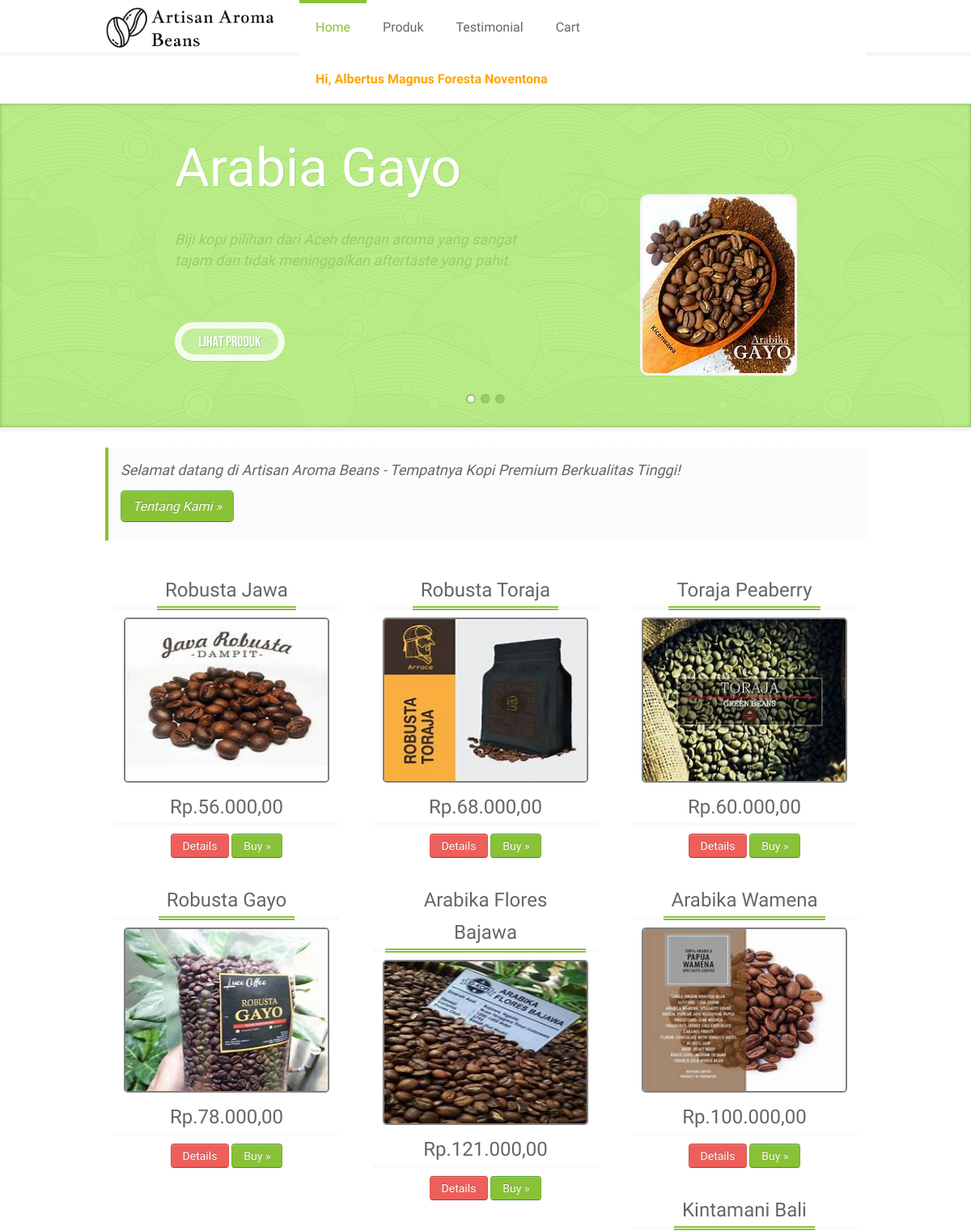
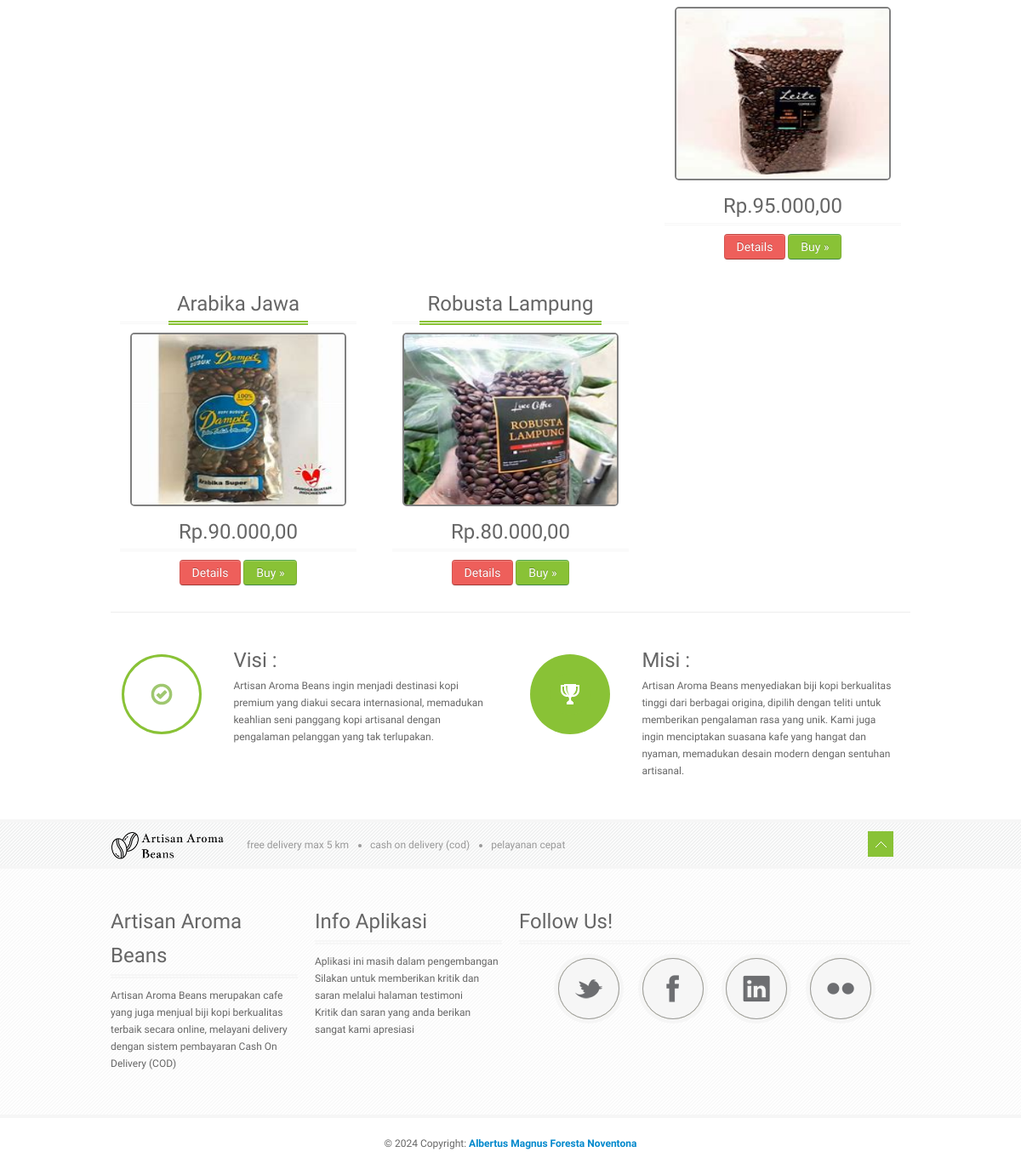
Page /customer/index.php (signed in) on the committed database (2 pictures, top to bottom).
### tables this page shows
CREATE TABLE `produk` (
  `kode` int(10) NOT NULL,
  `nama` varchar(30) NOT NULL,
  `jenis` varchar(10) NOT NULL,
  `harga` int(10) NOT NULL,
  `keterangan` varchar(500) NOT NULL,
  `stok` int(3) NOT NULL,
  `gambar` varchar(100) NOT NULL
);

### customer/index.php (the view, shortened to what this page needs)
<!DOCTYPE html>
<html lang="en">
<?php include "head.php"; ?>
<body>
	<?php include "header.php"; ?>
	<div class="slider-wrapper">
		<div id="da-slider" class="da-slider">
			<div class="da-slide">
				<h2>Arabia Gayo</h2>
				<p>Biji kopi pilihan dari Aceh dengan aroma yang sangat tajam dan tidak meninggalkan aftertaste yang pahit. </p>
				<a href="produk.php" class="da-link">Lihat Produk</a>
				<div class="da-img"><img src="./admin/gambar_produk/Arabica_Gayo.jpeg" style="border: 3px solid whitesmoke; border-radius: 10px;" alt="image01" /></div>
			</div>
			<div class="da-slide">
			</div>
			<div class="da-slide">
			</div>
		</div>
	</div>
	<div id="wrapper">
		<div class="container">
			<div class="hero-unit">
				<p>
					Selamat datang di Artisan Aroma Beans - Tempatnya Kopi Premium Berkualitas Tinggi!
				</p>
				<p><a class="btn btn-success btn-large" href="profil.php">Tentang Kami &raquo;</a></p>
			</div>
			<div class="row">
				<?php
				$sql = mysqli_query($koneksi, "SELECT * FROM produk ORDER BY kode DESC limit 9");
				while ($data = mysqli_fetch_array($sql)) {
				?>
					<div class="span4">
						<div class="icons-box">
							<div class="title">
								<h3><?php echo $data['nama']; ?></h3>
							</div>
							<img src="../admin/<?php echo $data['gambar']; ?>" style="border: 2px solid grey; border-radius: 5px; width: 250px; height: 200px;" />
							<div>
								<h3>Rp.<?php echo number_format($data['harga'], 2, ",", "."); ?></h3>
							</div>
							<div class="clear"><a href="detailproduk.php?kd=<?php echo $data['kode']; ?>" class="btn btn-lg btn-danger">Details</a> <a href="addtocart.php?kd=<?php echo $data['kode']; ?>" class="btn btn-lg btn-success">Buy &raquo;</a></div>
						</div>
					</div>
				<?php
				}
				?>
			</div>
			<hr>
			<div class="row">
				<div class="icons-box-vert-container">
					<div class="icons-box-vert-container">
						<div class="span6">
							<div class="icons-box-vert">
								<i class="ico-ok ico-color circle-color big"></i>
								<div class="icons-box-vert-info">
									<h3>Visi :</h3>
									<p>Artisan Aroma Beans ingin menjadi destinasi kopi premium yang diakui secara internasional, memadukan keahlian seni panggang kopi artisanal dengan pengalaman pelanggan yang tak terlupakan.</p>
								</div>
							</div>
						</div>
						<div class="span6">
							<div class="icons-box-vert">
								<i class="ico-cup  ico-white circle-color-full big-color"></i>
								<div class="icons-box-vert-info">
									<h3>Misi :</h3>
									<p>
										Artisan Aroma Beans menyediakan biji kopi berkualitas tinggi dari berbagai origina, dipilih dengan teliti untuk memberikan pengalaman rasa yang unik. Kami juga ingin menciptakan suasana kafe yang hangat dan nyaman, memadukan desain modern dengan sentuhan artisanal.</li>
									</p>
								</div>
							</div>
						</div>
					</div>
				</div>
			</div>
		</div>
		<div id="footer-menu" class="hidden-tablet hidden-phone">
			<div class="container">
				<div class="row">
					<div class="span2">
						<div id="footer-menu-logo">
							<a href="#"><img src="../img/logo.png" alt="logo" /></a>
						</div>
					</div>
					<div class="span9">
						<div id="footer-menu-links">
							<ul id="footer-nav">
								<li><a href="#">Free Delivery Max 5 KM</a></li>
								<li><a href="#">Cash On Delivery (COD)</a></li>
								<li><a href="#">Pelayanan Cepat</a></li>
							</ul>
						</div>
					</div>
					<div class="span1">
						<div id="footer-menu-back-to-top">
							<a href="#"></a>
						</div>
					</div>
				</div>
			</div>
		</div>
		<?php include "footer.php"; ?>
</body>
</html>

### customer/head.php (shortened to what this page needs)
<head>
  <link href="../css/bootstrap.css" rel="stylesheet">
  <link href="../css/bootstrap-responsive.css" rel="stylesheet">
  <link href="../css/style.css" rel="stylesheet">
</head>

### customer/header.php (shortened to what this page needs)
<header>
	<div class="container">
		<div class="row">
			<div class="logo span3">
				<a class="brand" href="index.php"><img src="../img/logo.png" alt="Logo"></a>
			</div>
			<div class="span9">
				<div class="navbar navbar-inverse">
					<div class="navbar-inner">
						<div class="nav-collapse collapse">
							<ul class="nav">
								<li class="active"><a href="index.php">Home</a></li>
								<li class="dropdown">
									<a href="#" class="dropdown-toggle" data-toggle="dropdown">Produk</a>
								</li>
								<li><a href="testimoni.php">Testimonial</a></li>
								<li><a href="detail-cart.php">Cart</a></li>
								<li class="dropdown">
									<a href="#" class="dropdown-toggle" data-toggle="dropdown" style="color: orange;"><b>Hi, <?php echo $_SESSION['fullname'] ?></b></a>
								</li>
							</ul>
						</div>
					</div>
				</div>
			</div>
		</div>
	</div>
</header>

### customer/footer.php
<div id="footer">
	<div class="container">
		<div class="row">
			<div class="span3">
				<h3>Artisan Aroma Beans</h3>
				<p>
					Artisan Aroma Beans merupakan cafe yang juga menjual biji kopi berkualitas terbaik secara online, melayani delivery dengan sistem pembayaran Cash On Delivery (COD)
				</p>
			</div>
			<div class="span3">
				<h3>Info Aplikasi</h3>
				Aplikasi ini masih dalam pengembangan<br />
				Silakan untuk memberikan kritik dan saran melalui halaman testimoni<br />
				Kritik dan saran yang anda berikan sangat kami apresiasi<br />
			</div>
			<div class="span6">
				<h3>Follow Us!</h3>
				<ul class="social-grid">
					<li>
						<div class="social-item">
							<div class="social-info-wrap">
								<div class="social-info">
									<div class="social-info-front social-twitter">
										<a href="http://twitter.com"></a>
									</div>
									<div class="social-info-back social-twitter-hover">
										<a href="http://twitter.com"></a>
									</div>
								</div>
							</div>
						</div>
					</li>
					<li>
						<div class="social-item">
							<div class="social-info-wrap">
								<div class="social-info">
									<div class="social-info-front social-facebook">
										<a href="http://facebook.com"></a>
									</div>
									<div class="social-info-back social-facebook-hover">
										<a href="http://facebook.com"></a>
									</div>
								</div>
							</div>
						</div>
					</li>
					<li>
						<div class="social-item">
							<div class="social-info-wrap">
								<div class="social-info">
									<div class="social-info-front social-linkedin">
										<a href="https://www.linkedin.com/"></a>
									</div>
									<div class="social-info-back social-linkedin-hover">
										<a href="https://www.linkedin.com/"></a>
									</div>
								</div>
							</div>
						</div>
					</li>
					<li>
						<div class="social-item">
							<div class="social-info-wrap">
								<div class="social-info">
									<div class="social-info-front social-flickr">
										<a href="http://flickr.com"></a>
									</div>
									<div class="social-info-back social-flickr-hover">
										<a href="http://flickr.com"></a>
									</div>
								</div>
							</div>
						</div>
					</li>
				</ul>
			</div>
		</div>
	</div>
</div>
<div id="copyright">
	<div class="container">
		<p>
			&copy; 2024 Copyright: <b><a href="#" alt="Bootstrap Themes">Albertus Magnus Foresta Noventona</a></b>
		</p>
	</div>
</div>

### css/parallax-slider.css (style rules this page uses)
.da-slider { width: 100%; height: 400px; position: relative; margin: 0 auto; overflow: hidden; background: transparent url(../img/slider.jpg) repeat 0% 0%; border-bottom: 5px solid #f6f6f6 !important; -webkit-box-shadow: inset 0px 0px 5px rgba(0,0,0,.25); -moz-box-shadow: inset 0px 0px 5px rgba(0,0,0,.25); box-shadow: inset 0px 0px 5px rgba(0,0,0,.25); -webkit-transition: background-position 1.4s ease-in-out 0.3s; -moz-transition: background-position 1.4s ease-in-out 0.3s; -o-transition: background-position 1.4s ease-in-out 0.3s; -ms-transition: background-position 1.4s ease-in-out 0.3s; transition: background-position 1.4s ease-in-out 0.3s; }
.da-slide { position: absolute; width: 960px; height: 100%; left: 50%; font-family: 'BebasNeueRegular', 'Arial Narrow', Arial, sans-serif; text-align: left; margin-left: -480px; }
.da-slide-current { z-index: 10; }
.da-slide h2, .da-slide p, .da-slide .da-link, .da-slide .da-img { position: absolute; opacity: 0; left: 110%; }
.da-slide h2 { color: #fff; font-size: 66px; width: 50%; top: 60px; white-space: nowrap; z-index: 10; text-shadow: 1px 1px 1px rgba(0,0,0,0.1); font-family: 'Economica', Arial, sans-serif; font-weight: 700; }
.da-slide p { width: 45%; top: 155px; color: #99cc66; font-size: 18px; line-height: 26px; height: 80px; font-style: italic; font-family: 'Economica', Arial, sans-serif; font-weight: 400; font-style: italic; }
.da-slide .da-img { text-align: center; width: 40%; top: 50px; height: 350px; line-height: 350px; left: 110%; }
.da-slide .da-link { top: 270px; border-radius: 30px; box-shadow: 0px 1px 1px rgba(0,0,0,0.1); color: #fff; text-shadow: 1px 1px 1px rgba(0,0,0,0.2); border: 8px solid rgba(255,255,255,0.8); padding: 2px 20px 0px; font-size: 18px; line-height: 30px; width: 80px; text-align: center; background: rgba(255,255,255,0.2); }
.da-slide-current h2, .da-slide-current p, .da-slide-current .da-link { left: 10%; opacity: 1; }
.da-slide-current .da-img { left: 60%; opacity: 1; }

### rows in the picture
produk: nama "Robusta Jawa", gambar (picture), harga "56.000,00"
produk: nama "Robusta Toraja", gambar (picture), harga "68.000,00"
produk: nama "Toraja Peaberry", gambar (picture), harga "60.000,00"
produk: nama "Robusta Gayo", gambar (picture), harga "78.000,00"
produk: nama "Arabika Flores Bajawa", gambar (picture), harga "121.000,00"
produk: nama "Arabika Wamena", gambar (picture), harga "100.000,00"
produk: nama "Kintamani Bali", gambar (picture), harga "95.000,00"
produk: nama "Arabika Jawa", gambar (picture), harga "90.000,00"
produk: nama "Robusta Lampung", gambar (picture), harga "80.000,00"

### other values in the picture
$_SESSION['fullname'] "Albertus Magnus Foresta Noventona"
